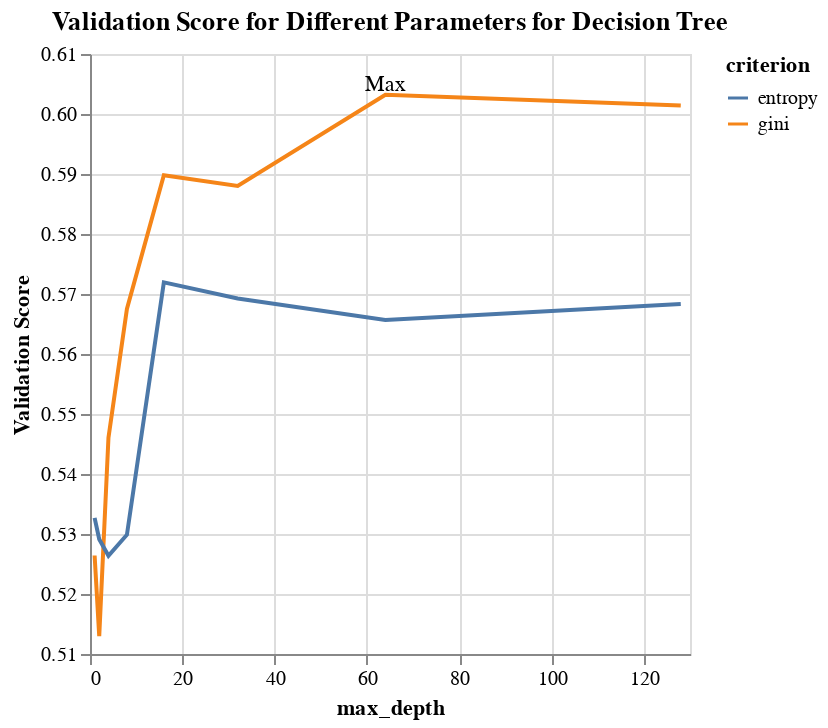

The cell this chart's notebook holds for it:
### Code cell
plot = alt.Chart(dt_df, title="Validation Score for Different Parameters for Decision Tree").mark_line().encode(x=alt.X('param_decisiontreeclassifier__max_depth', title='max_depth'), 
                                    y=alt.Y('mean_test_score', title='Validation Score').scale(zero=False),
                                    color=alt.Color('param_decisiontreeclassifier__criterion', title='criterion'))
plot + alt.Chart(dt_df.head(1)).mark_text(dy=-5).encode(
    x='param_decisiontreeclassifier__max_depth',
    y="mean_test_score",
    text=alt.value('Max'))

### Figure 1 — Vega specification as saved in the notebook (floating-point values rounded to 4 significant figures)
{"$schema": "https://vega.github.io/schema/vega/v5.json", "data": [{"name": "source_0", "values": [{"rank_test_score": 1, "mean_test_score": 0.6032, "mean_train_score": 1.0, "param_decisiontreeclassifier__criterion": "gini", "param_decisiontreeclassifier__max_depth": 64, "mean_fit_time": 0.009509}, {"rank_test_score": 2, "mean_test_score": 0.6014, "mean_train_score": 1.0, "param_decisiontreeclassifier__criterion": "gini", "param_decisiontreeclassifier__max_depth": 128, "mean_fit_time": 0.01072}, {"rank_test_score": 3, "mean_test_score": 0.5898, "mean_train_score": 0.9915, "param_decisiontreeclassifier__criterion": "gini", "param_decisiontreeclassifier__max_depth": 16, "mean_fit_time": 0.0118}, {"rank_test_score": 4, "mean_test_score": 0.588, "mean_train_score": 1.0, "param_decisiontreeclassifier__criterion": "gini", "param_decisiontreeclassifier__max_depth": 32, "mean_fit_time": 0.01243}, {"rank_test_score": 5, "mean_test_score": 0.5719, "mean_train_score": 0.9899, "param_decisiontreeclassifier__criterion": "entropy", "param_decisiontreeclassifier__max_depth": 16, "mean_fit_time": 0.01182}, {"rank_test_score": 6, "mean_test_score": 0.5692, "mean_train_score": 1.0, "param_decisiontreeclassifier__criterion": "entropy", "param_decisiontreeclassifier__max_depth": 32, "mean_fit_time": 0.01283}, {"rank_test_score": 7, "mean_test_score": 0.5683, "mean_train_score": 1.0, "param_decisiontreeclassifier__criterion": "entropy", "param_decisiontreeclassifier__max_depth": 128, "mean_fit_time": 0.01275}, {"rank_test_score": 8, "mean_test_score": 0.5675, "mean_train_score": 0.7996, "param_decisiontreeclassifier__criterion": "gini", "param_decisiontreeclassifier__max_depth": 8, "mean_fit_time": 0.007503}, {"rank_test_score": 9, "mean_test_score": 0.5657, "mean_train_score": 1.0, "param_decisiontreeclassifier__criterion": "entropy", "param_decisiontreeclassifier__max_depth": 64, "mean_fit_time": 0.01221}, {"rank_test_score": 10, "mean_test_score": 0.5461, "mean_train_score": 0.6314, "param_decisiontreeclassifier__criterion": "gini", "param_decisiontreeclassifier__max_depth": 4, "mean_fit_time": 0.005988}, {"rank_test_score": 11, "mean_test_score": 0.5327, "mean_train_score": 0.5409, "param_decisiontreeclassifier__criterion": "entropy", "param_decisiontreeclassifier__max_depth": 1, "mean_fit_time": 0.004533}, {"rank_test_score": 12, "mean_test_score": 0.5299, "mean_train_score": 0.7849, "param_decisiontreeclassifier__criterion": "entropy", "param_decisiontreeclassifier__max_depth": 8, "mean_fit_time": 0.009731}, {"rank_test_score": 13, "mean_test_score": 0.5291, "mean_train_score": 0.5556, "param_decisiontreeclassifier__criterion": "entropy", "param_decisiontreeclassifier__max_depth": 2, "mean_fit_time": 0.004921}, {"rank_test_score": 14, "mean_test_score": 0.5264, "mean_train_score": 0.544, "param_decisiontreeclassifier__criterion": "gini", "param_decisiontreeclassifier__max_depth": 1, "mean_fit_time": 0.007491}, {"rank_test_score": 15, "mean_test_score": 0.5264, "mean_train_score": 0.6019, "param_decisiontreeclassifier__criterion": "entropy", "param_decisiontreeclassifier__max_depth": 4, "mean_fit_time": 0.006182}, {"rank_test_score": 16, "mean_test_score": 0.513, "mean_train_score": 0.5608, "param_decisiontreeclassifier__criterion": "gini", "param_decisiontreeclassifier__max_depth": 2, "mean_fit_time": 0.003825}]}, {"name": "source_1", "values": [{"mean_test_score": 0.6032, "param_decisiontreeclassifier__max_depth": 64}]}, {"name": "source_0_color_domain_param_decisiontreeclassifier__criterion", "values": [{"param_decisiontreeclassifier__criterion": "gini"}, {"param_decisiontreeclassifier__criterion": "entropy"}]}], "marks": [{"type": "group", "name": "layer_0_pathgroup", "from": {"facet": {"data": "source_0", "name": "faceted_path_layer_0_main", "groupby": ["param_decisiontreeclassifier__criterion"]}}, "encode": {"update": {"height": {"field": {"signal": null, "datum": null, "group": "height", "parent": null}}, "width": {"field": {"signal": null, "datum": null, "group": "width", "parent": null}}}}, "marks": [{"type": "line", "name": "layer_0_marks", "from": {"data": "faceted_path_layer_0_main"}, "sort": {"field": "datum[\"param_decisiontreeclassifier__max_depth\"]"}, "encode": {"update": {"stroke": {"field": "param_decisiontreeclassifier__criterion", "scale": "color"}, "description": {"signal": "\"max_depth: \" + (format(datum[\"param_decisiontreeclassifier__max_depth\"], \"\")) + \"; Validation Score: \" + (format(datum[\"mean_test_score\"], \"\")) + \"; criterion: \" + (isValid(datum[\"param_decisiontreeclassifier__criterion\"]) ? datum[\"param_decisiontreeclassifier__criterion\"] : \"\"+datum[\"param_decisiontreeclassifier__criterion\"])"}, "x": {"field": "param_decisiontreeclassifier__max_depth", "scale": "x"}, "defined": {"signal": "isValid(datum[\"param_decisiontreeclassifier__max_depth\"]) && isFinite(+datum[\"param_decisiontreeclassifier__max_depth\"]) && isValid(datum[\"mean_test_score\"]) && isFinite(+datum[\"mean_test_score\"])"}, "y": {"field": "mean_test_score", "scale": "y"}}}, "style": ["line"]}]}, {"type": "text", "name": "layer_1_marks", "from": {"data": "source_1"}, "encode": {"update": {"dy": {"value": -5}, "description": {"signal": "\"param_decisiontreeclassifier__max_depth: \" + (format(datum[\"param_decisiontreeclassifier__max_depth\"], \"\")) + \"; mean_test_score: \" + (format(datum[\"mean_test_score\"], \"\"))"}, "y": {"field": "mean_test_score", "scale": "y"}, "baseline": {"value": "middle"}, "fill": {"value": "black"}, "x": {"field": "param_decisiontreeclassifier__max_depth", "scale": "x"}, "text": {"value": "Max"}, "align": {"value": "center"}}}, "style": ["text"]}], "scales": [{"name": "x", "type": "linear", "domain": {"fields": [{"data": "source_0", "field": "param_decisiontreeclassifier__max_depth"}, {"data": "source_1", "field": "param_decisiontreeclassifier__max_depth"}]}, "range": [0, {"signal": "width"}], "nice": true, "zero": false}, {"name": "y", "type": "linear", "domain": {"fields": [{"data": "source_0", "field": "mean_test_score"}, {"data": "source_1", "field": "mean_test_score"}]}, "range": [{"signal": "height"}, 0], "nice": true, "zero": false}, {"name": "color", "type": "ordinal", "domain": {"data": "source_0_color_domain_param_decisiontreeclassifier__criterion", "field": "param_decisiontreeclassifier__criterion", "sort": true}, "range": "category"}], "axes": [{"scale": "x", "ticks": false, "tickCount": {"signal": "ceil(width/40)"}, "gridScale": "y", "maxExtent": 0, "zindex": 0, "aria": false, "labels": false, "orient": "bottom", "grid": true, "domain": false, "minExtent": 0}, {"scale": "y", "ticks": false, "orient": "left", "maxExtent": 0, "zindex": 0, "grid": true, "labels": false, "gridScale": "x", "minExtent": 0, "aria": false, "tickCount": {"signal": "ceil(height/40)"}, "domain": false}, {"scale": "x", "orient": "bottom", "labelOverlap": true, "tickCount": {"signal": "ceil(width/40)"}, "grid": false, "labelFlush": true, "zindex": 0, "title": "max_depth"}, {"scale": "y", "labelOverlap": true, "orient": "left", "zindex": 0, "grid": false, "title": "Validation Score", "tickCount": {"signal": "ceil(height/40)"}}], "title": {"text": "Validation Score for Different Parameters for Decision Tree", "frame": "group"}, "width": 300, "background": "white", "padding": 5, "height": 300, "style": "cell", "legends": [{"title": "criterion", "stroke": "color", "symbolType": "stroke"}]}
